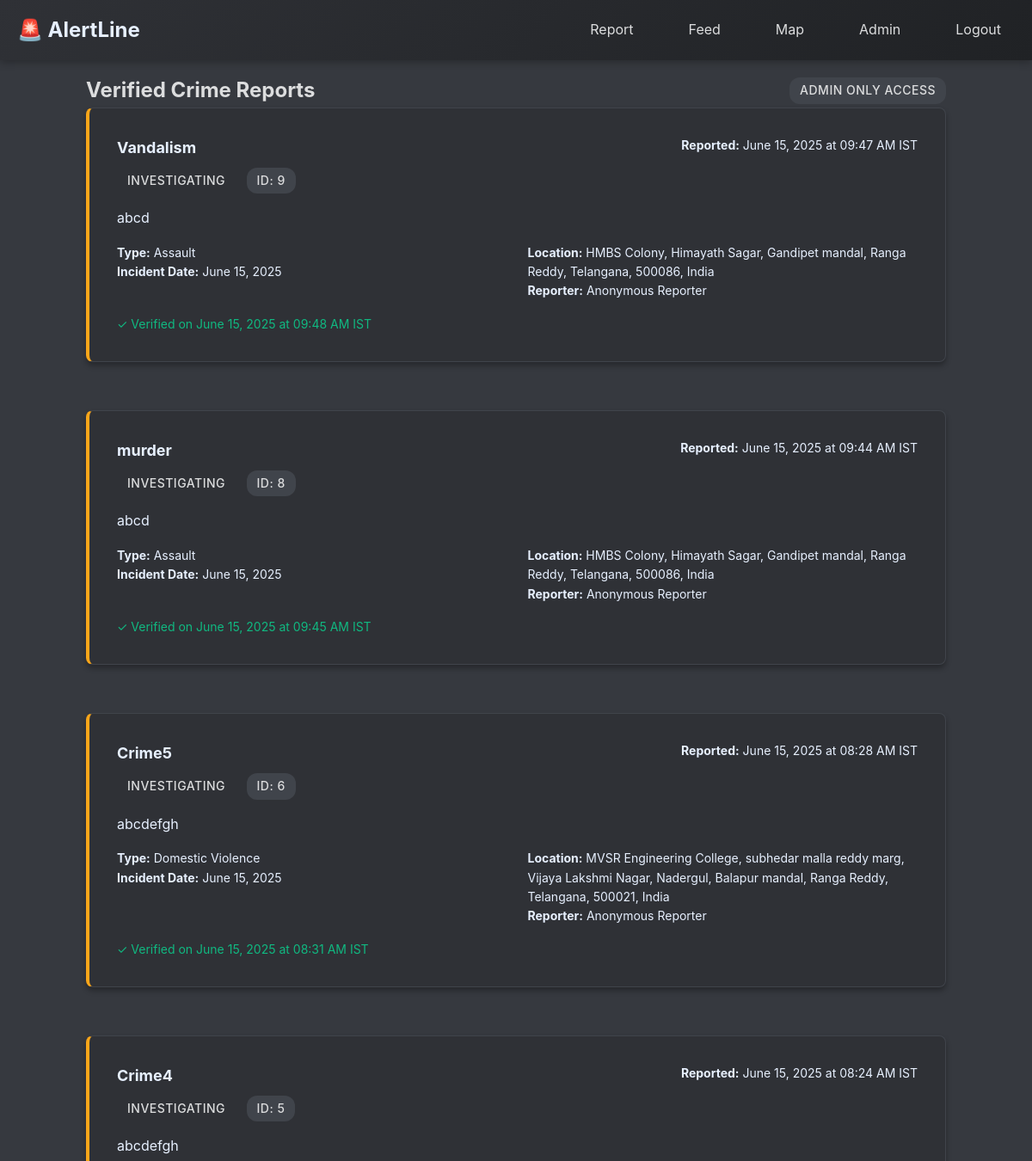
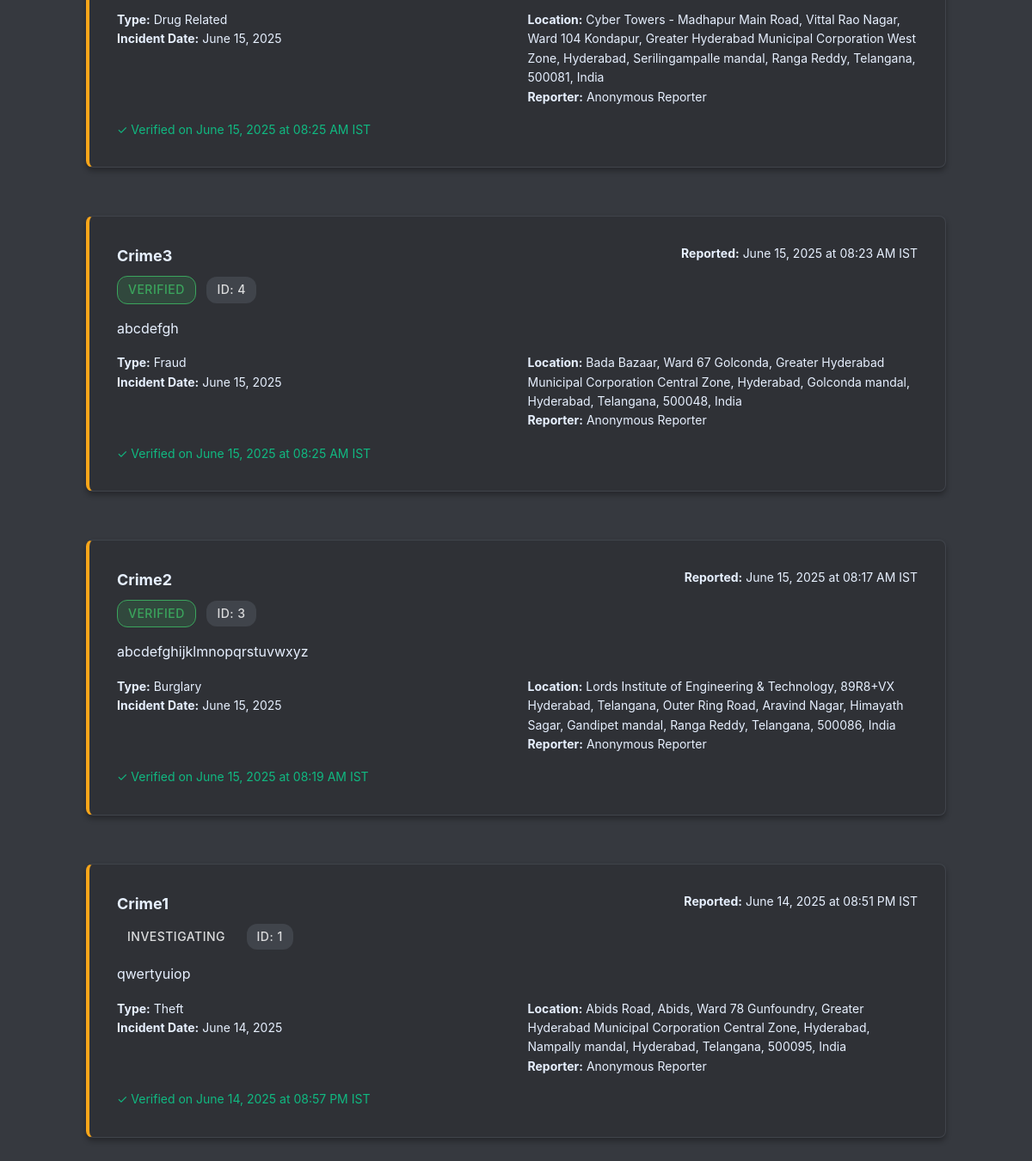
/feed (signed in), run on the app's committed database (2 pictures, top to bottom).
### app.py (models this page shows, shortened)
class CrimeReport(db.Model):
    id = db.Column(db.Integer, primary_key=True)
    title = db.Column(db.String(200), nullable=False)
    description = db.Column(db.Text, nullable=False)
    crime_type = db.Column(db.String(100), nullable=False)
    incident_date = db.Column(db.DateTime, nullable=False)
    latitude = db.Column(db.Float, nullable=False)
    longitude = db.Column(db.Float, nullable=False)
    address = db.Column(db.String(300), nullable=False)
    landmark = db.Column(db.String(200))
    reporter_name = db.Column(db.String(100), nullable=False)
    reporter_phone = db.Column(db.String(20), nullable=False)
    reporter_email = db.Column(db.String(100))
    is_anonymous = db.Column(db.Boolean, default=False)
    witnesses = db.Column(db.Text)
    evidence_description = db.Column(db.Text)
    priority = db.Column(db.String(20), default='medium')  # low, medium, high, urgent
    status = db.Column(db.String(20), default='pending')  # pending, verified, rejected, investigating
    created_at = db.Column(db.DateTime, default=lambda: datetime.now(timezone.utc))
    verified_at = db.Column(db.DateTime)
    verified_by = db.Column(db.Integer, db.ForeignKey('user.id'))
    admin_notes = db.Column(db.Text)

### app.py (the view)
@app.route('/feed')
@login_required
def crime_feed():
    if not current_user.is_admin:
        flash('Access denied. Admin privileges required.', 'error')
        return redirect(url_for('admin_login'))
    page = request.args.get('page', 1, type=int)
    per_page = 10
    verified_reports = CrimeReport.query.filter(CrimeReport.status.in_(['verified', 'investigating']))\
        .order_by(CrimeReport.created_at.desc())\
        .paginate(page=page, per_page=per_page, error_out=False)
    return render_template('feed.html', reports=verified_reports)

### app.py (called while the page is built)
def utc_to_ist(utc_datetime):
    if utc_datetime is None:
        return None
    if utc_datetime.tzinfo is None:
        utc_datetime = utc_datetime.replace(tzinfo=timezone.utc)
    return utc_datetime.astimezone(IST)

@app.template_filter('ist')
def ist_filter(utc_datetime):
    ist_time = utc_to_ist(utc_datetime)
    return ist_time if ist_time else utc_datetime

@login_manager.user_loader
def load_user(user_id):
    return User.query.get(int(user_id))

### templates/feed.html (shortened to what this page needs)
{% extends "base.html" %}
{% block content %}
<div style="max-width: 1000px; margin: 0 auto;">
    <div class="flex justify-between items-center mb-6">
        <h2 class="text-2xl font-bold">Verified Crime Reports</h2>
        <div class="text-sm text-gray-500">
            <span class="badge" style="background-color: #40444b; color: #dcddde;">
                Admin Only Access
            </span>
        </div>
    </div>
    {% if reports.items %}
        <div style="display: flex; flex-direction: column; gap: 1.5rem;">
            {% for report in reports.items %}
            <div class="card priority-{{ report.priority }}" data-priority="{{ report.priority }}">
                <div class="flex justify-between items-start mb-4">
                    <div>
                        <h3 class="text-lg font-bold text-gray-800">{{ report.title }}</h3>
                        <div style="margin-top: 0.5rem;">
                            <span class="badge badge-{{ report.status }}">{{ report.status.title() }}</span>
                            <span class="badge" style="background-color: #40444b; color: #dcddde; margin-left: 0.5rem;">
                                ID: {{ report.id }}
                            </span>
                        </div>
                    </div>
                    <div class="text-sm text-gray-500">
                        <div><strong>Reported:</strong> {{ (report.created_at | ist).strftime('%B %d, %Y at %I:%M %p IST') }}</div>
                    </div>
                </div>
                <p class="text-gray-600 mb-4">{{ report.description }}</p>
                <div class="grid grid-2 text-sm text-gray-600 mb-4">
                    <div>
                        <strong>Type:</strong> {{ report.crime_type.replace('_', ' ').title() }}<br>
                        <strong>Incident Date:</strong> {{ (report.incident_date | ist).strftime('%B %d, %Y') }}
                    </div>
                    <div>
                        <strong>Location:</strong> {{ report.address }}<br>
                        <strong>Reporter:</strong> {{ report.reporter_name }}
                    </div>
                </div>
                {% if report.verified_at %}
                <div class="text-sm" style="color: #10b981;">
                    ✓ Verified on {{ (report.verified_at | ist).strftime('%B %d, %Y at %I:%M %p IST') }}
                </div>
                {% endif %}
            </div>
            {% endfor %}
        </div>
    {% else %}
        <div class="card text-center" style="padding: 3rem;">
            <div style="font-size: 3rem; margin-bottom: 1rem;">📋</div>
            <p class="text-gray-500 text-lg">No verified crime reports yet.</p>
        </div>
    {% endif %}
</div>
{% endblock %}

### static/css/style.css (style rules this page uses)
* { margin: 0; padding: 0; box-sizing: border-box; }
body { font-family: -apple-system, BlinkMacSystemFont, "Segoe UI", Roboto, Oxygen, Ubuntu, Cantarell, sans-serif; line-height: 1.6; color: #dcddde; background-color: #36393f; }
.card { background: #2f3136; border-radius: 8px; box-shadow: 0 4px 6px rgba(0, 0, 0, 0.3); padding: 2rem; margin-bottom: 2rem; transition: transform 0.2s, box-shadow 0.2s; border: 1px solid #40444b; }
.grid { display: grid; gap: 1.5rem; }
.grid-2 { grid-template-columns: repeat(auto-fit, minmax(250px, 1fr)); }
.badge { display: inline-block; padding: 4px 12px; border-radius: 12px; font-size: 0.875rem; font-weight: 500; text-transform: uppercase; letter-spacing: 0.5px; }
.badge-verified { background-color: rgba(59, 165, 93, 0.2); color: #3ba55d; border: 1px solid #3ba55d; }
.priority-medium { border-left: 4px solid #faa61a; }
.mb-4 { margin-bottom: 1rem; }
.flex { display: flex; }
.justify-between { justify-content: space-between; }
.items-center { align-items: center; }
.font-bold { font-weight: bold; }
.text-sm { font-size: 0.875rem; }
.text-lg { font-size: 1.125rem; }
.text-2xl { font-size: 1.5rem; }
.text-gray-500 { color: #e7f0ff; }
.text-gray-600 { color: #e7f0ff; }
.text-gray-800 { color: #e7f0ff; }

### data on the page
CrimeReport: title "Vandalism", status "INVESTIGATING", id "9", created_at "June 15, 2025 at 09:47 AM IST", description "abcd", crime_type.replace "Assault", incident_date "June 15, 2025", address "HMBS Colony, Himayath Sagar, Gandipet mandal, Ranga Reddy, Telangana, 500086, India", reporter_name "Anonymous Reporter", verified_at "June 15, 2025 at 09:48 AM IST"
CrimeReport: title "murder", status "INVESTIGATING", id "8", created_at "June 15, 2025 at 09:44 AM IST", description "abcd", crime_type.replace "Assault", incident_date "June 15, 2025", address "HMBS Colony, Himayath Sagar, Gandipet mandal, Ranga Reddy, Telangana, 500086, India", reporter_name "Anonymous Reporter", verified_at "June 15, 2025 at 09:45 AM IST"
CrimeReport: title "Crime5", status "INVESTIGATING", id "6", created_at "June 15, 2025 at 08:28 AM IST", description "abcdefgh", crime_type.replace "Domestic Violence", incident_date "June 15, 2025", address "MVSR Engineering College, subhedar malla reddy marg, Vijaya Lakshmi Nagar, Nadergul, Balapur mandal, Ranga Reddy, Telangana, 500021, India", reporter_name "Anonymous Reporter", verified_at "June 15, 2025 at 08:31 AM IST"
CrimeReport: title "Crime4", status "INVESTIGATING", id "5", created_at "June 15, 2025 at 08:24 AM IST", description "abcdefgh", crime_type.replace "Drug Related", incident_date "June 15, 2025", address "Cyber Towers - Madhapur Main Road, Vittal Rao Nagar, Ward 104 Kondapur, Greater Hyderabad Municipal Corporation West Zone, Hyderabad, Serilingampalle mandal, Ranga Reddy, Telangana, 500081, India", reporter_name "Anonymous Reporter", verified_at "June 15, 2025 at 08:25 AM IST"
CrimeReport: title "Crime3", status "VERIFIED", id "4", created_at "June 15, 2025 at 08:23 AM IST", description "abcdefgh", crime_type.replace "Fraud", incident_date "June 15, 2025", address "Bada Bazaar, Ward 67 Golconda, Greater Hyderabad Municipal Corporation Central Zone, Hyderabad, Golconda mandal, Hyderabad, Telangana, 500048, India", reporter_name "Anonymous Reporter", verified_at "June 15, 2025 at 08:25 AM IST"
CrimeReport: title "Crime2", status "VERIFIED", id "3", created_at "June 15, 2025 at 08:17 AM IST", description "abcdefghijklmnopqrstuvwxyz", crime_type.replace "Burglary", incident_date "June 15, 2025", address "Lords Institute of Engineering & Technology, 89R8+VX Hyderabad, Telangana, Outer Ring Road, Aravind Nagar, Himayath Sagar, Gandipet mandal, Ranga Reddy, Telangana, 500086, India", reporter_name "Anonymous Reporter", verified_at "June 15, 2025 at 08:19 AM IST"
CrimeReport: title "Crime1", status "INVESTIGATING", id "1", created_at "June 14, 2025 at 08:51 PM IST", description "qwertyuiop", crime_type.replace "Theft", incident_date "June 14, 2025", address "Abids Road, Abids, Ward 78 Gunfoundry, Greater Hyderabad Municipal Corporation Central Zone, Hyderabad, Nampally mandal, Hyderabad, Telangana, 500095, India", reporter_name "Anonymous Reporter", verified_at "June 14, 2025 at 08:57 PM IST"
